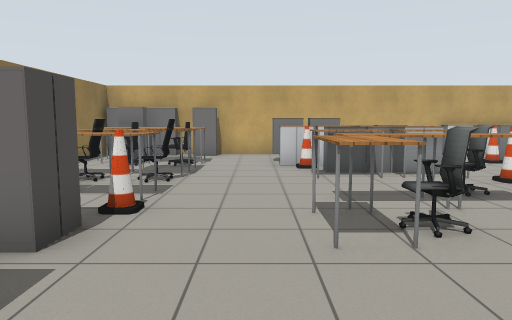
view 1 (above)

16 first-person views from a walk through a world built for the Gazebo simulator. The camera is 1.2 m above the floor, tilts 6° down and sees 70° across. The floor is counted in squares, 1 m on a side. Each view is taken from the middle of a square. On the plan, view 1 faces up. The plan holds only what a view shows up to about 14 squares ahead; the rest is blank. Gazebo's built-in surfaces are drawn with simple patterns. Some stock models are drawn as simple stand-ins.

view 2
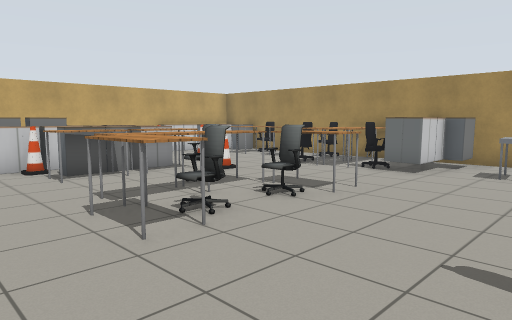

view 3
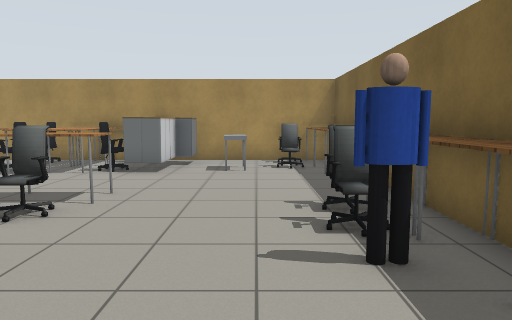

view 4
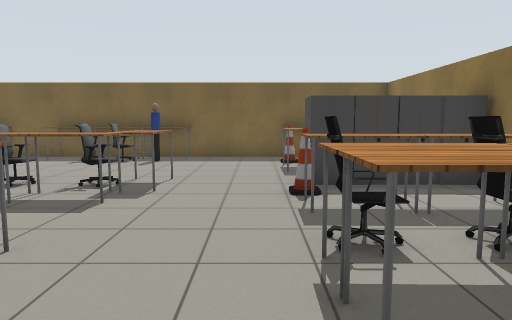

view 5
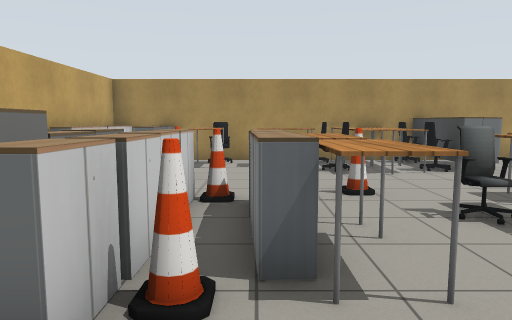

view 6
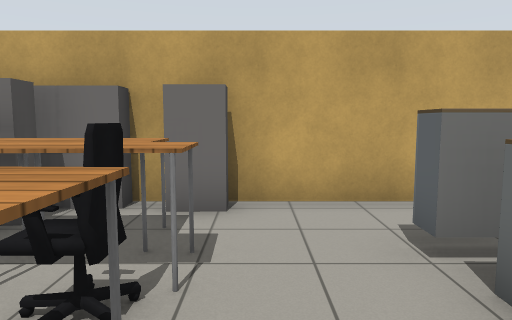

view 7
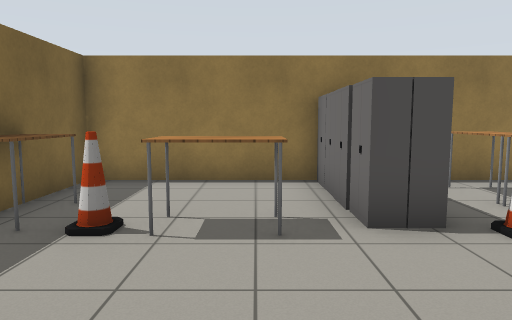

view 8
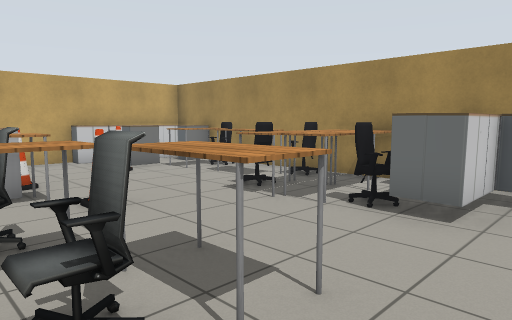

view 9
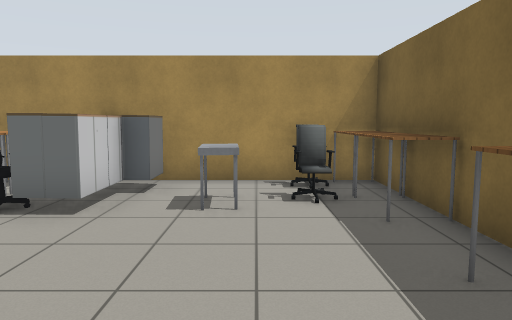

view 10
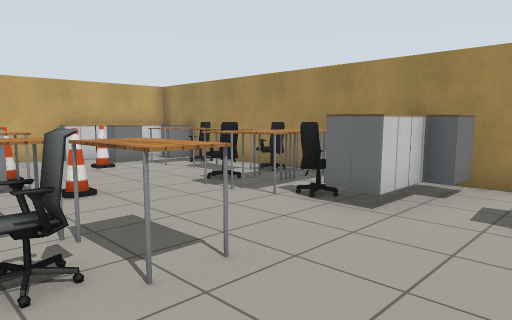

view 11
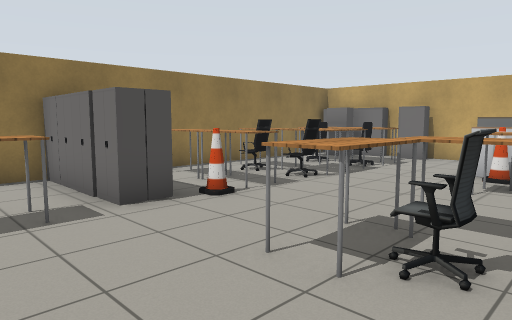

view 12
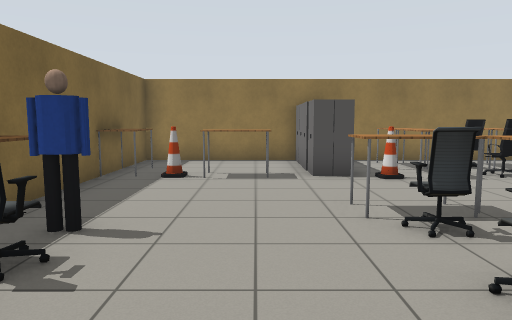

view 13
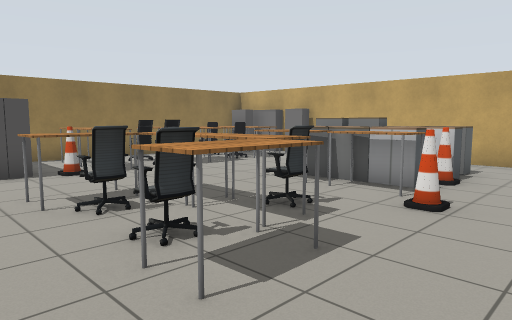

view 14
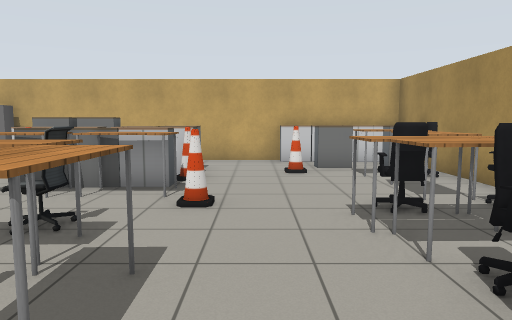

view 15
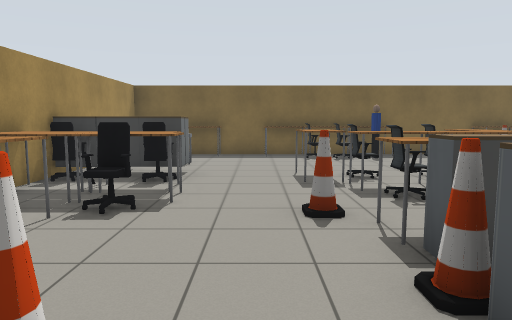

view 16
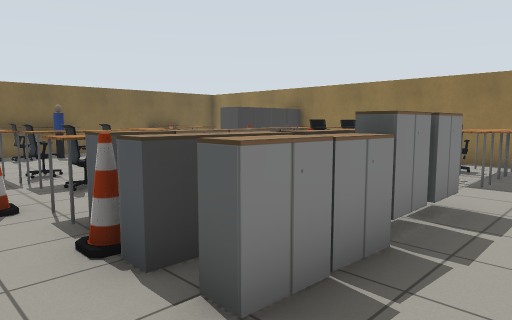

### Floor plan
Points are (right, up) in squares from view 1. A wall is a line through its corners. A room is listed if a view was taken in it or the views show most of it. See-through windows are left out.
Room 1 (views 1, 2, 3, 4, 5, 6, 7, 8, 9, 10, 11, 12, 13, 14, 15, 16)
walls: (-5.4, 2.6) (-5.4, -1.4) (10.4, -1.4) (10.4, 13.4) (-5.5, 13.4); (-5.4, 10.6) (-5.4, 4.5)
objects: cabinet (-5, 3); cabinet (-5, 4); table (-5, 6) to (-4, 6); table (-5, 8) to (-4, 9); other object (-5, 11) to (-5, 12); cabinet (-5, 13); cabinet (-4, 3); cabinet (-4, 4); office chair (-4, 7) to (-3, 8); office chair (-4, 10) to (-3, 10); table (-4, 11); cabinet (-4, 12); cabinet (-4, 13); table (-3, -1) to (-2, -1); table (-3, 1) to (-2, 2); cabinet (-3, 3); cabinet (-3, 4); table (-3, 6) to (-2, 6); table (-3, 9) to (-2, 9); table (-3, 11) to (-2, 11); table (-3, 12) to (-2, 12); cabinet (-3, 13); cone (-2, 0); cabinet (-2, 4); cone (-2, 5); office chair (-2, 7) to (-2, 8); office chair (-2, 10); cabinet (-2, 13); table (1, -1) to (2, -1); table (1, 4) to (1, 5); table (1, 8) to (3, 8); cone (1, 10); cabinet (1, 11); person (2, 0); office chair (2, 4); table (2, 5) to (3, 5); cabinet (2, 9); cabinet (2, 10); cabinet (2, 11); table (3, -1) to (4, -1); office chair (3, 0); office chair (3, 6) to (4, 6); cabinet (3, 9); cabinet (3, 10); cabinet (3, 11); office chair (4, 0); office chair (4, 4); table (4, 5); table (4, 8); cabinet (4, 9); cabinet (4, 10); cabinet (4, 11); table (5, -1); table (5, 4) to (5, 5); cone (5, 7); cone (5, 10); table (7, -1) to (8, -1); table (7, 6) to (8, 6); cone (7, 11); cabinet (7, 13); cart (8, 1) to (9, 2); cabinet (8, 3); cabinet (8, 4); office chair (8, 5); office chair (8, 7); cabinet (8, 12); cabinet (8, 13); table (9, -1) to (10, -1); office chair (9, 0); cabinet (9, 3); cabinet (9, 4); table (9, 5) to (10, 6); table (9, 7) to (9, 9); table (9, 10); cabinet (9, 13); office chair (10, 0); cabinet (10, 3); cabinet (10, 4); office chair (10, 5); office chair (10, 7); office chair (10, 10); cabinet (10, 12); cabinet (10, 13)

Positions as (right, up) in squares from view 1, and headings:
1: (0, 0), facing up
2: (-1, 0), facing up-right
3: (-1, 1), facing right
4: (-1, 11), facing down
5: (-1, 9), facing right
6: (-1, 8), facing up
7: (2, 2), facing left
8: (3, 2), facing up-right
9: (3, 1), facing right
10: (3, 1), facing up-right
11: (3, 1), facing up-left
12: (6, 2), facing left
13: (7, 2), facing up-left
14: (6, 2), facing up
15: (6, 12), facing down
16: (6, 13), facing down-left
